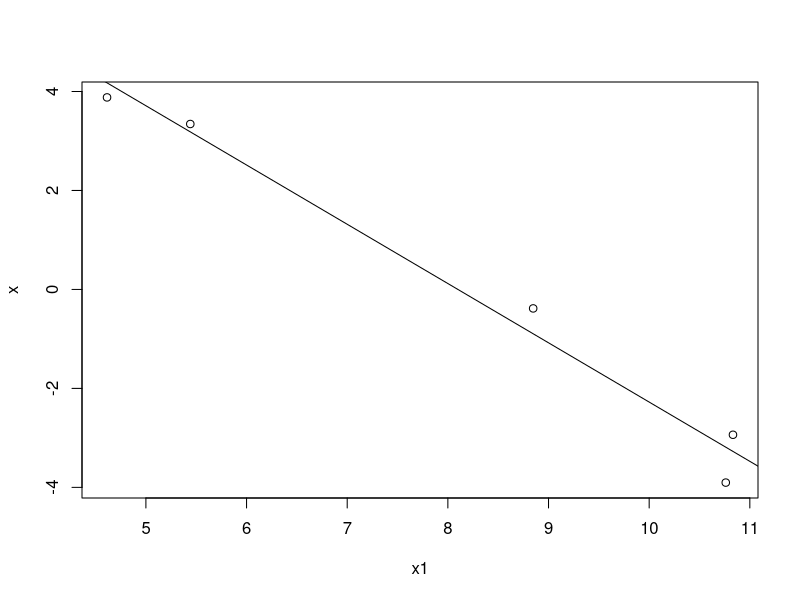

Reproduce this figure in R.



n     <- 5                    # length of vector
#x1    <- rnorm(n, 1, 1)        # fixed given data
#x2    <- rnorm(n, 2, 0.5)      # new random data

x1    <- rnorm(n, 10, 3)        # fixed given data
x2    <- rnorm(n, 10, 1)      # new random data

rho   <- -0.99                   # desired correlation = cos(angle)
theta <- acos(rho)             # corresponding angle
X     <- cbind(x1, x2)         # matrix
Xctr  <- scale(X, center=TRUE, scale=FALSE)   # centered columns (mean 0)

Id   <- diag(n)                               # identity matrix
Q    <- qr.Q(qr(Xctr[ , 1, drop=FALSE]))      # QR-decomposition, just matrix Q
P    <- tcrossprod(Q)          # = Q Q'       # projection onto space defined by x1
x2o  <- (Id-P) %*% Xctr[ , 2]                 # x2ctr made orthogonal to x1ctr
Xc2  <- cbind(Xctr[ , 1], x2o)                # bind to matrix
Y    <- Xc2 %*% diag(1/sqrt(colSums(Xc2^2)))  # scale columns to length 1

x <- Y[ , 2] + (1 / tan(theta)) * Y[ , 1]     # final new vector
cor(x1, x) 

plot(x1, x)
abline(lm(x ~ x1))









